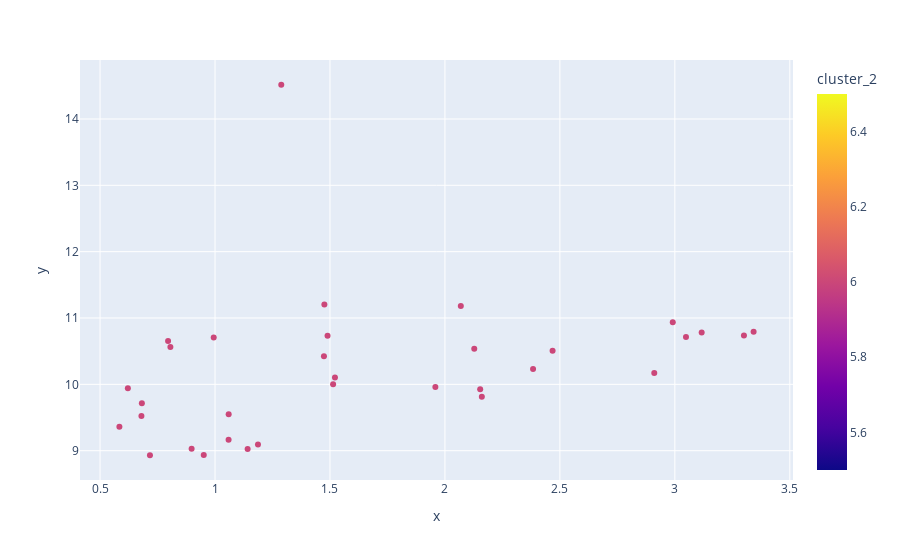

Here is the notebook cell this chart was saved with:
### Code cell
import plotly.express as px

fig = px.scatter(
    df.loc[(df["label"] == "positive") & (df["cluster_2"] == 6)], x='x', y='y', color='cluster_2', hover_data=['x', 'y', 'text', 'label', 'cluster', 'cluster_2', 'predicted_label'])

fig.show()

### Figure 1 — Plotly figure (JSON) as saved in the notebook; plotly's stock layout.template omitted (floating-point values rounded to 4 significant figures; data arrays with more than 128 entries replaced by an {"elided": "..."} marker saying what was removed)
{"data": [{"customdata": {"elided": "33x5 mixed values"}, "hovertemplate": "x=%{x}<br>y=%{y}<br>text=%{customdata[0]}<br>label=%{customdata[1]}<br>cluster=%{customdata[2]}<br>cluster_2=%{marker.color}<br>predicted_label=%{customdata[4]}<extra></extra>", "legendgroup": "", "marker": {"color": [6, 6, 6, 6, 6, 6, 6, 6, 6, 6, 6, 6, 6, 6, 6, 6, 6, 6, 6, 6, 6, 6, 6, 6, 6, 6, 6, 6, 6, 6, 6, 6, 6], "coloraxis": "coloraxis", "symbol": "circle"}, "mode": "markers", "name": "", "orientation": "v", "showlegend": false, "type": "scatter", "x": [3.117, 0.5841, 2.069, 3.3, 1.288, 1.059, 2.153, 2.911, 1.476, 2.991, 0.6209, 2.383, 3.048, 0.6818, 0.8059, 1.059, 0.6799, 2.161, 2.468, 1.474, 0.7959, 1.522, 1.489, 1.958, 1.514, 0.8982, 0.951, 2.127, 3.342, 0.9943, 0.717, 1.142, 1.187], "xaxis": "x", "y": [10.78, 9.36, 11.18, 10.74, 14.52, 9.55, 9.927, 10.17, 11.2, 10.93, 9.94, 10.23, 10.71, 9.716, 10.56, 9.164, 9.525, 9.814, 10.51, 10.42, 10.65, 10.1, 10.73, 9.959, 10.0, 9.028, 8.934, 10.54, 10.79, 10.71, 8.931, 9.024, 9.093], "yaxis": "y"}], "layout": {"coloraxis": {"colorbar": {"title": {"text": "cluster_2"}}, "colorscale": [[0, "#0d0887"], [0.1111, "#46039f"], [0.2222, "#7201a8"], [0.3333, "#9c179e"], [0.4444, "#bd3786"], [0.5556, "#d8576b"], [0.6667, "#ed7953"], [0.7778, "#fb9f3a"], [0.8889, "#fdca26"], [1, "#f0f921"]]}, "legend": {"tracegroupgap": 0}, "margin": {"t": 60}, "xaxis": {"anchor": "y", "domain": [0, 1], "title": {"text": "x"}}, "yaxis": {"anchor": "x", "domain": [0, 1], "title": {"text": "y"}}}}
